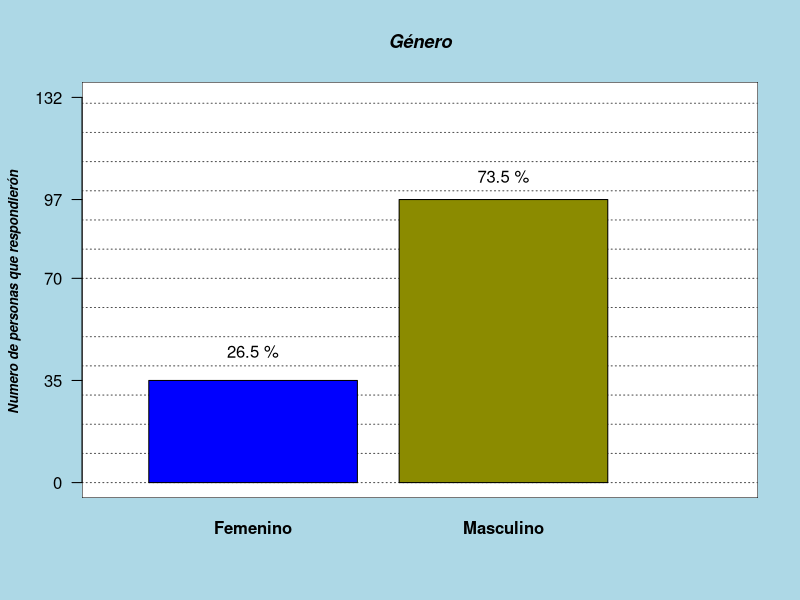
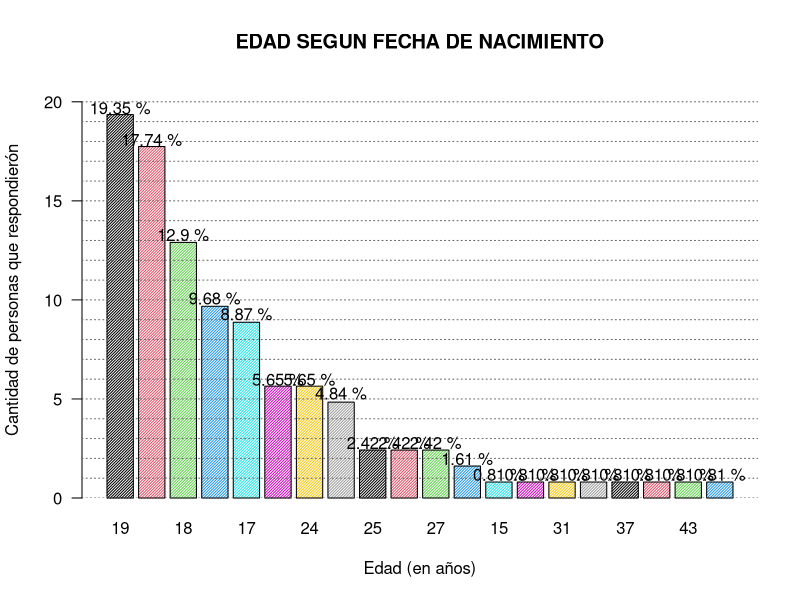
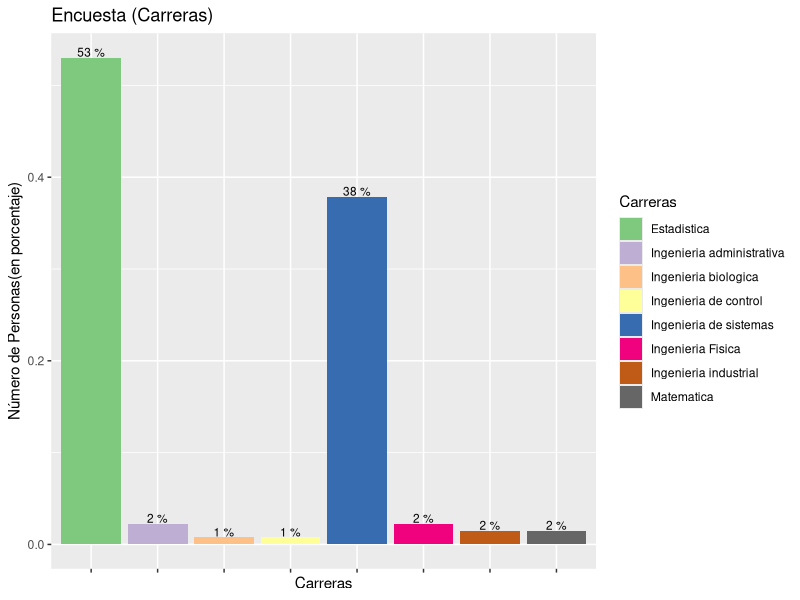
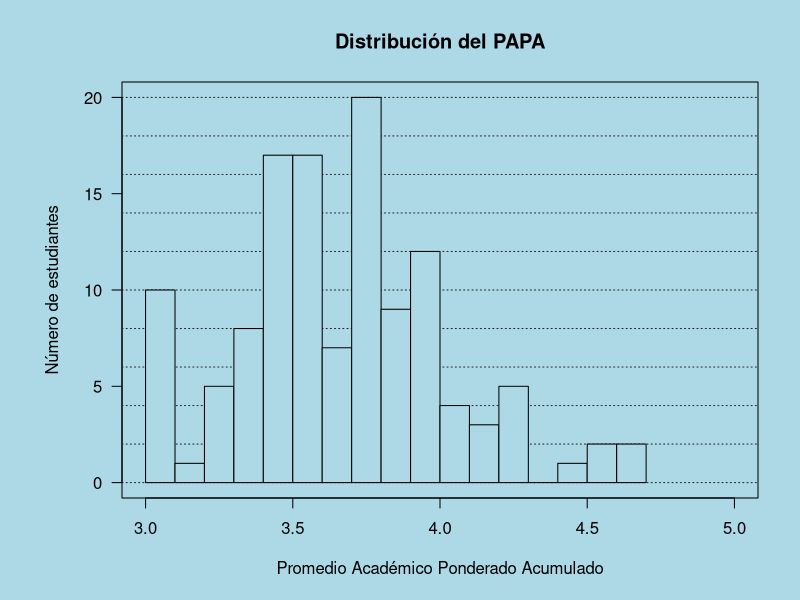
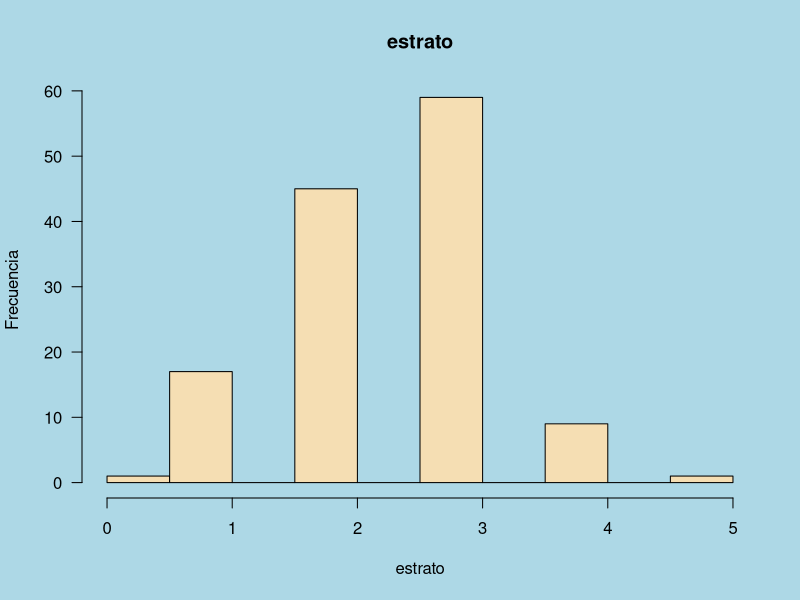
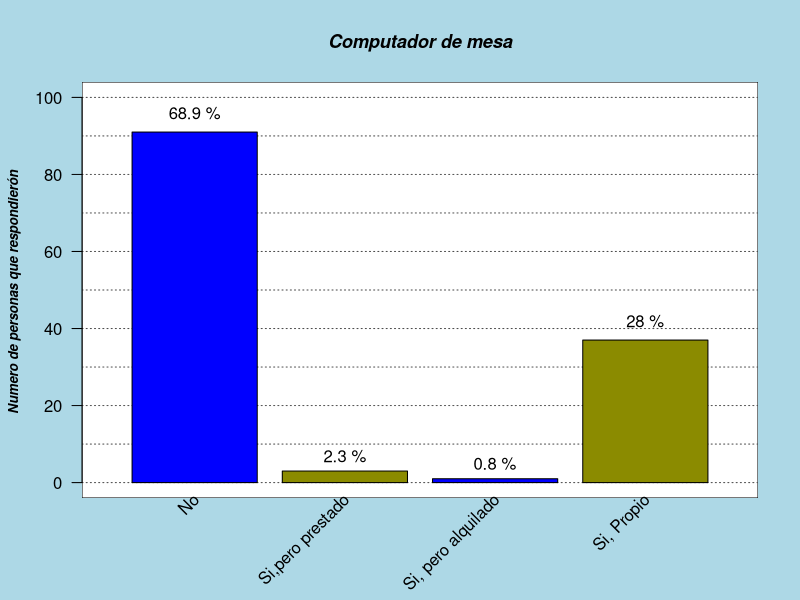
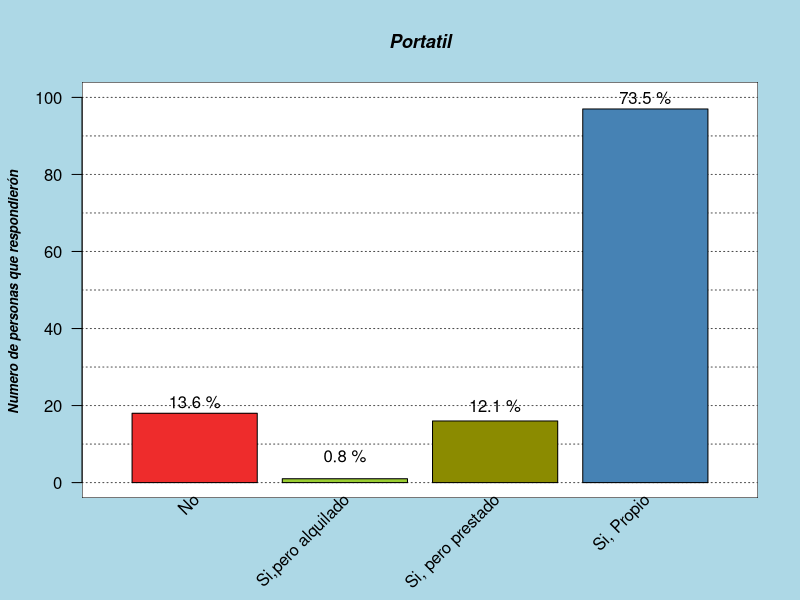
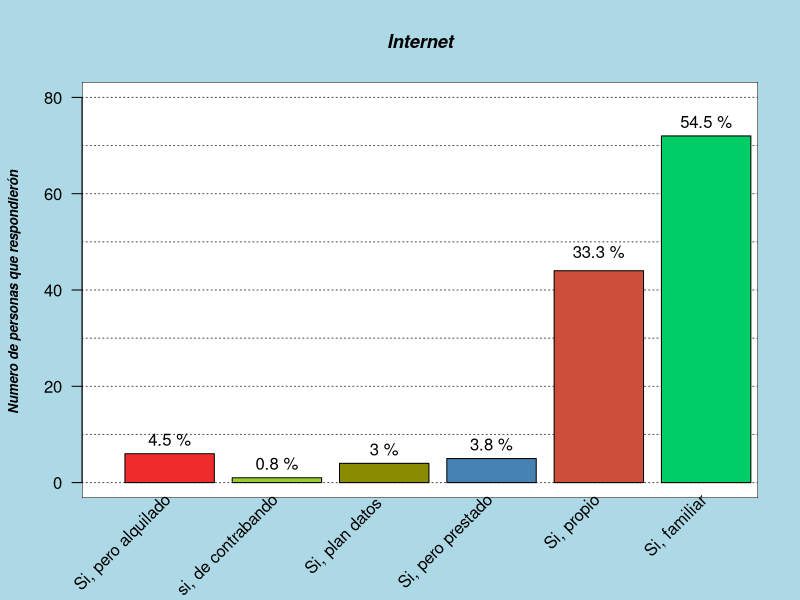

Here is the R script that generated these plots, in order: (Note: this script raises an error after producing the figures.)
## ---- chunk 1
knitr::opts_chunk$set(echo = FALSE,
                      message = FALSE,
                      warning = FALSE)
## ---- chunk 2
#librerias
library(knitr)
library(ggplot2)
library(dplyr)
library(hexbin)
library(tidyverse)
## ---- chunk 3
#archivo con el que se va a trabajar
encuesta <- read.csv2("Encuesta_habitos_dep.csv", 
                       encoding = "UTF-8",
                      header = TRUE,
                       dec = ".")
## ---- chunk 4
genero <- table(encuesta$genero)
kable(genero,col.names = c("Genero","Cantidad de Respuestas"))
## ---- chunk 5
parametros_anterior <- par(no.readonly = TRUE)
#grafica de variable genero

par(bg = "lightblue")
plot(seq(0,3, length.out = 132), seq(0,132, length.out = 132), type="n",
     main   = "Género",
     
     font.main = 4,
     font.lab  = 4,
     cex.main  = 1.1,
     cex.lab   = 0.8,
     cex.sub   = 0.8,
     axes      = FALSE,
     xlab      = " ",
     ylab      = "Numero de personas que respondierón ",
     
     )

rect(par("usr")[1],par("usr")[3],par("usr")[2],par("usr")[4],col="white")

abline(h   = seq(0,132,10), 
       col = rep("grey30",17), 
       lty = 3,
       
       )

#mostramos con barplot la tabla1
grafica_genero <- barplot(genero,
                col       = c("blue", "yellow4"),
                font.axis = 2,
                axes      = FALSE,
                add       = TRUE
                )
axis(2, at = c(0,35,70,97,132),las = 1)

text(grafica_genero,
     c(45,105),
     labels = paste(round((genero/sum(genero)*100),1),"%")
     )

par(parametros_anterior)
## ---- chunk 6
kable(table(encuesta$edad),col.names = c("Edad","Número de Respuestas"))
## ---- chunk 7
a1 <-table(encuesta$edad)
b1 <-a1/sum(a1) * 100
parametros_anterior <- par(no.readonly = TRUE)
colores <-c("#0c67da")
b1<- b1[order(b1, decreasing=TRUE)]
ht <- barplot(b1, 
        las = 1, 
        space = 0.2,
        main = "EDAD SEGUN FECHA DE NACIMIENTO",
        density = 50,
        ylab = "Cantidad de personas que respondierón",
        xlab = "Edad (en años)",
        ylim = c(0,21),
         col = 1:dim(b1))
abline(h = seq(0, 20,1 ), col= rep("grey40",8), lty = 3)
text(ht, c (19.70, 18.1, 13.3, 10.1, 9.3,6,6,5.3,2.8,2.8,2.8,2,1.2,1.2,1.2,1.2,1.2,1.2,1.2,1.2) , labels = paste(round(b1,2),"%"))

par(parametros_anterior)

## ---- chunk 8
a2 <- table(encuesta$Carrera_depurada)
a0 <-a2/sum(a2) * 100
kable(a2,col.names = c("Carrera","Cantidad de Respuestas"))
## ---- chunk 9
t1<- sort(table(encuesta$Carrera_depurada))
ggplot(encuesta, aes(Carrera_depurada,y = (..count..)/sum(..count..), fill=Carrera_depurada)) +
  geom_bar() +
  labs(title="Encuesta (Carreras)",
       x= "Carreras",
       y="Número de Personas(en porcentaje)") +
  scale_x_discrete(labels=NULL) +
  scale_fill_brewer(palette = "Accent",
                    "Carreras") +
  geom_text(stat="count", 
            aes(label = paste(round((..count..)/sum(..count..)*100), "%")),
            position = "stack",
            vjust=-0.1,
            size=3,
            color="black")


## ---- chunk 10
kable(table(encuesta$PAPA),col.names = c("PAPA","Frecuencia"))
## ---- chunk 11
papa <- as.numeric(encuesta$PAPA_depurado)
tabla_papa <- sort(table(papa), decreasing = TRUE)
j <- cbind(papa)
k <- summary(papa)
k

## ---- chunk 12
par(bg = "lightblue")
param_ant <- par(no.readonly = TRUE)
par(mar = param_ant$mar + c(0, 2, 0, 0))
plot(c(3, 5), c(0, 20), type = "n", xlab = "", ylab = "",
     las = 1)
title(main = "Distribución del PAPA",
     xlab = "Promedio Académico Ponderado Acumulado",
     ylab = "Número de estudiantes")
abline(h = seq(0, 20, 2), col = "gray15", lty = 9)
hist(encuesta$PAPA, nclass = 20,
     col = "lightblue",
     add = TRUE)
par(param_ant)
## ---- chunk 13
estrato_tabla <- table(encuesta$estrato_depurado)
kable(estrato_tabla,col.names = c("Estrato","Respuestas"))
## ---- chunk 14
estrato <- as.numeric(encuesta$estrato_depurado)
j <- cbind(estrato)
k <- summary(estrato)
k
## ---- chunk 15
estrato <- as.numeric(encuesta$estrato_depurado)
tabla_estrato <- sort(table(estrato), decreasing = TRUE)
parametros_anterior <- par(no.readonly = TRUE)



par(bg = "lightblue")

hist(estrato, main = "estrato",
     xlab = "estrato", ylab = "Frecuencia",
     border = "black",
     col = "wheat",
     las =1,
     xlim = c(0,5))

par(parametros_anterior)
## ---- chunk 16
computador_Mesa <- table(encuesta$computador_mesa)
kable(computador_Mesa,col.names = c("Repuesta","Cantidad de Respuestas"))
## ---- chunk 17
parametros_anterior <- par(no.readonly = TRUE)

par(bg = "lightblue")

plot(seq(0,10, length.out = 60), seq(0,6, length.out = 60), type="n",
     main   = "Computador de mesa",
     
     font.main = 4,
     font.lab  = 4,
     cex.main  = 1.1,
     cex.lab   = 0.8,
     cex.sub   = 0.8,
     axes      = FALSE,
     xlab      = " ",
     ylab      = "Numero de personas que respondierón ",
     xlim = c(0,5),
     ylim = c(0,100)
     )

rect(par("usr")[1],par("usr")[3],par("usr")[2],par("usr")[4],col="white")

abline(h   = seq(0,100,10), 
       col = rep("grey30",17), 
       lty = 3,
       
       )

Barras_computador <- barplot(computador_Mesa,
                col       = c("blue", "yellow4"),
                font.axis = 2,
                axes      = FALSE,
                add       = TRUE,
                xlim = c(0,5),
                names.arg = ""
                )
axis(2, at = c(),las = 1)

text(Barras_computador,
     c(96,7,5,42),
     labels = paste(round((computador_Mesa/sum(computador_Mesa)*100),1),"%")
     )

text(Barras_computador+0.1,
     par("usr")[3],0.4,
     labels = c("No","Si,pero prestado","Si, pero alquilado","Si, Propio"),
     srt = 45,
     pos = 2,
     xpd = TRUE)

par(parametros_anterior)
## ---- chunk 18
Portatil <- table(encuesta$portatil)
kable(Portatil,col.names = c("Respuesta","Cantidad de respuestas"))
## ---- chunk 19
parametros_anterior <- par(no.readonly = TRUE)
#Grafica variable portatil

par(bg = "lightblue")
plot(seq(0,10, length.out = 60), seq(0,6, length.out = 60), type="n",
     main   = "Portatil",
     
     font.main = 4,
     font.lab  = 4,
     cex.main  = 1.1,
     cex.lab   = 0.8,
     cex.sub   = 0.8,
     axes      = FALSE,
     xlab      = " ",
     ylab      = "Numero de personas que respondierón ",
     xlim = c(0,5),
     ylim = c(0,100)
     )

rect(par("usr")[1],par("usr")[3],par("usr")[2],par("usr")[4],col="white")

abline(h   = seq(0,100,10), 
       col = rep("grey30",17), 
       lty = 3,
       
       )


Barras_Portatil <- barplot(Portatil,
                           col       = c("firebrick2", "olivedrab3", "yellow4", "steelblue"),
                font.axis = 2,
                axes      = FALSE,
                add       = TRUE,
                xlim = c(0,5),
                names.arg = ""
                )
axis(2, at = c(),las = 1)

text(Barras_Portatil,
     c(21,7,20,100),
     labels = paste(round((Portatil/sum(Portatil)*100),1),"%")
     )

text(Barras_Portatil+0.1,
     par("usr")[3],0.4,
     labels = c("No","Si,pero alquilado","Si, pero prestado","Si, Propio"),
     srt = 45,
     pos = 2,
     xpd = TRUE)

par(parametros_anterior)

## ---- chunk 20
internet <- table(encuesta$internet)
kable(internet,col.names = c("Respuestas","Cantidad de respuestas"))
## ---- chunk 21
parametros_anterior <- par(no.readonly = TRUE)
#Grafica variable internet

par(bg = "lightblue")
plot(seq(0,10, length.out = 60), seq(0,6, length.out = 60), type="n",
     main   = "Internet",
     
     font.main = 4,
     font.lab  = 4,
     cex.main  = 1.1,
     cex.lab   = 0.8,
     cex.sub   = 0.8,
     axes      = FALSE,
     xlab      = " ",
     ylab      = "Numero de personas que respondierón ",
     xlim = c(0,7),
     ylim = c(0,80)
     )

rect(par("usr")[1],par("usr")[3],par("usr")[2],par("usr")[4],col="white")

abline(h   = seq(0,100,10), 
       col = rep("grey30",17), 
       lty = 3,
       
       )


Barras_internet <- barplot(internet,
                           col       = c("firebrick2", "olivedrab3", "yellow4", "steelblue", "tomato3", "springgreen3"),
                font.axis = 2,
                axes      = FALSE,
                add       = TRUE,
                xlim = c(0,5),
                names.arg = ""
                )
axis(2, at = c(),las = 1)

text(Barras_internet,
     c(9, 4, 7, 8, 48, 75),
     labels = paste(round((internet/sum(internet)*100),1),"%")
     )

text(Barras_internet+0.1,
     par("usr")[3],0.4,
     labels = c("Si, pero alquilado", "si, de contrabando","Si, plan datos ","Si, pero prestado", "Si, propio", "Si, familiar"),
     srt = 45,
     pos = 2,
     xpd = TRUE)

par(parametros_anterior)

## ---- chunk 22
Smartphone <- table(encuesta$smartphone)
kable(Smartphone,col.names = c("Repsuesta","cantidad de respuestas"))
## ---- chunk 23
parametros_anterior <- par(no.readonly = TRUE)
#Grafica variable Smartphone

par(bg = "lightblue")
plot(seq(0,10, length.out = 60), seq(0,6, length.out = 60), type="n",
     main   = "Smartphone",
     
     font.main = 4,
     font.lab  = 4,
     cex.main  = 1.1,
     cex.lab   = 0.8,
     cex.sub   = 0.8,
     axes      = FALSE,
     xlab      = " ",
     ylab      = "Numero de personas que respondierón ",
     xlim = c(0,6),
     ylim = c(0,140)
     )

rect(par("usr")[1],par("usr")[3],par("usr")[2],par("usr")[4],col="white")

abline(h   = seq(0,140,20), 
       col = rep("grey30",17), 
       lty = 3,
       
       )


Barras_smartphone <- barplot(Smartphone,
                           col       = c("firebrick2", "olivedrab3", "yellow4", "steelblue"),
                font.axis = 2,
                axes      = FALSE,
                add       = TRUE,
                xlim = c(0,5),
                names.arg = ""
                )
axis(2, at = c(),las = 1)

text(Barras_smartphone,
     c(5, 5, 5, 7, 133),
     labels = paste(round((Smartphone/sum(Smartphone)*100),1),"%")
     )

text(Barras_smartphone+0.1,
     par("usr")[3],0.4,
     labels = c("No Respondio", "NO", "Si, pero alquilado", "Si, pero prestado ","Si, propio"),
     srt = 45,
     pos = 2,
     xpd = TRUE)
par(parametros_anterior)

## ---- chunk 24
Origen_depurado <- with(encuesta, c(Origen1, Origen2, Origen3))
origen <- sort(table(Origen_depurado), decreasing = TRUE)
kable(origen,col.names = c("Origen","Respuestas"))
## ---- chunk 25
#Grafica variable Origen covid 19

parametros_anterior <- par(no.readonly = TRUE)

par(bg = "lightblue")
plot(seq(0,10, length.out = 60), seq(0,6, length.out = 60), type="n",
     main   = "Origen covid 19",
     
     font.main = 4,
     font.lab  = 4,
     cex.main  = 1.1,
     cex.lab   = 0.8,
     cex.sub   = 0.8,
     axes      = FALSE,
     xlab      = " ",
     ylab      = "Numero de personas que respondierón ",
     xlim = c(0,6),
     ylim = c(0,80)
     )

rect(par("usr")[1],par("usr")[3],par("usr")[2],par("usr")[4],col="white")

abline(h   = seq(0,80,10), 
       col = rep("grey30",17), 
       lty = 3
       )

Barras_origen <- barplot(origen,
                           col = c("turquoise2", "violet", "lawngreen", "lightpink1", "orange"),
                font.axis = 2,
                axes      = FALSE,
                add       = TRUE,
                xlim = c(0,5),
                names.arg = ""
                )
axis(2, at = c(),las = 1)

text(Barras_origen,
     c(77, 50, 18, 11, 6),
     labels = paste(round((origen/sum(origen)*100),1),"%")
     )

text(Barras_origen+0.1,
     par("usr")[3],0.4,
     labels = "",
     srt = 45,
     pos = 2,
     xpd = TRUE)

legend(Barras_origen[2, 1] +1 , 80, legend = c("Fue un resultado de pasar el virus 
de animales a los humanos ",
" Fue fabricado en un laboratorio ", 
"No respondio",
"Es una conspiración",
"No es real, es un pretexto de
los gobiernos del mundo"),
       col = c("turquoise2", "violet", "lawngreen", "lightpink1", "orange"),
       pch = 17)

par(parametros_anterior)
## ---- chunk 26
Estado_gov <- table(encuesta$estad_gov)
kable(Estado_gov,col.names = c("Respuesta","Número de Respuestas"))
## ---- chunk 27
parametros_anterior <- par(no.readonly = TRUE)
#Grafica variable Estado gov

par(bg = "lightblue")
plot(seq(0,10, length.out = 60), seq(0,6, length.out = 60), type="n",
     main   = "Estado Gov",
     
     font.main = 4,
     font.lab  = 4,
     cex.main  = 1.1,
     cex.lab   = 0.8,
     cex.sub   = 0.8,
     axes      = FALSE,
     xlab      = " ",
     ylab      = "Numero de personas que respondierón ",
     xlim = c(0,4),
     ylim = c(0,100)
     )

rect(par("usr")[1],par("usr")[3],par("usr")[2],par("usr")[4],col="white")

abline(h   = seq(0,100,10), 
       col = rep("grey30",17), 
       lty = 3,
       
       )

Barras_Estado <- barplot(Estado_gov,
                           col = c("lightblue", "lemonchiffon", "greenyellow"),
                font.axis = 2,
                axes      = FALSE,
                add       = TRUE,
                xlim = c(0,5),
                names.arg = ""
                )
axis(2, at = c(),las = 1)

text(Barras_Estado,
     c(5, 5),
     labels = paste(round((Estado_gov/sum(Estado_gov)*100),1),"%")
     )

text(Barras_Estado+0.1,
     par("usr")[3],0.4,
     labels = c("No", "No respindio", "si"),
     srt = 45,
     pos = 2,
     xpd = TRUE)

par(parametros_anterior)

## ---- chunk 28
combinar<- with(encuesta, c(habito_1,habito_2,habito_3,habito_4
                          ,habito_5,habito_6,habito_7,habito_8,habito_9
                          ,habito_10,habito_11,habito_12,habito_13,habito_14
                          ,habito_15,habito_16,habito_17))

tabla <- sort(table(combinar))
kable(tabla,col.names = c("Habito","Número de respuestas"))

## ---- chunk 29
par(bg = "lightblue")
par(mar=c(4,23.9,1,1))
graficaber <-barplot(tabla, las = 2, cex.names = 0.7,cex.axis = 1,horiz = TRUE,xlim = c(0,130),
                     col = c("cyan","darkred","blue","yellow","violet","tomato"))

text(c(25,34,35,44,50,55,55,60,60,68,68,70,78,80,85,85,91,93,105,108,113)+1,graficaber,
     labels = paste(round(tabla/sum(tabla)*100,2),"%")
     )


## ---- chunk 30
tabla9<- sort(table(encuesta$aleatorio))
kable(tabla9,col.names = c("Valor Aleatorio","Frecuencia"))
## ---- chunk 31
par(bg = "lightblue")
grafica9<-barplot(tabla9,las=2,col = c("cyan","darkred","blue","yellow","violet","tomato"),ylim = c(0,40), las =1)

text(grafica9,
     c(8,10,11,11,12,12,15,16,21,36),
     labels = paste(round((tabla9/sum(tabla9)*100),1),"%")
     )
## ---- chunk 32
par(bg = "lightblue")
ggplot(encuesta, aes(genero,PAPA,col = genero)) +
  geom_point(size = 2) +
  geom_smooth(se = FALSE)
## ---- chunk 33
par(bg = "lightblue")
ggplot(encuesta ,aes(x=edad,y=papa,col=PAPA))+
  geom_point(size = 2)+theme(axis.text.x = element_text(angle = 90, hjust = 1))

## ---- chunk 34
par(bg = "lightblue")
ggplot(encuesta, aes( PAPA,Carrera_depurada,col = Carrera_depurada)) +
  geom_point(size = 2) +
  geom_smooth(se = FALSE)
## ---- chunk 35
ggplot(encuesta, aes( estrato,PAPA,col = PAPA)) +
  geom_point(size = 2) +
  geom_smooth(se = FALSE)
## ---- chunk 36
Computador_mesa1 <- tapply(encuesta$PAPA_depurado, encuesta$computador_mesa, mean, na.rm = TRUE)
## ---- chunk 37
parametros_anterior <- par(no.readonly = TRUE)

par(bg = "lightblue")


par(mar = parametros_anterior$mar + c(16, 10, 0, 0),
    las = 2,
    xaxt = "n",
    yaxt = "n")

with(encuesta, boxplot(PAPA_depurado ~ computador_mesa,
                       xlab = "",
                       notch = TRUE,
                       varwidth = TRUE,
                       col = c("darkseagreen2", "darkslategray2", "lavenderblush2", "lightpink1")))
     

title(main = "PAPA con computador de mesa ")

text(1:length(Computador_mesa1),
     par("usr")[3] - 0.2,
     labels = names(Computador_mesa1),
     srt = 45,
     pos = 2,
     xpd = TRUE)

text(par("usr")[1] - 0.4,
     seq(3, max(encuesta$PAPA_depurado, na.rm = TRUE), 
         0.2),
     labels = formatC(seq(3, max(encuesta$PAPA_depurado, na.rm = TRUE), 0.2),
                      digits = 1,
                      width = 3,
                      format = "f",
                      flag = "0"),
     xpd = TRUE)

axis(side = 2, 
     at = seq(3, max(encuesta$PAPA_depurado, na.rm = TRUE), 0.2))

mtext("computador de mesa", 
      las = 1, 
      side = 1, line = 8)
abline(h = mean(encuesta$PAPA_depurado, na.rm = TRUE),
       col = "blue")

par(parametros_anterior)
## ---- chunk 38
portatil1 <- tapply(encuesta$PAPA_depurado, encuesta$portatil, mean, na.rm = TRUE)
## ---- chunk 39
parametros_anterior <- par(no.readonly = TRUE)

par(bg = "lightblue")

par(mar = parametros_anterior$mar + c(16, 10, 0, 0),
    las = 2,
    xaxt = "n",
    yaxt = "n")

with(encuesta, boxplot(PAPA_depurado ~ portatil,
                       xlab = "",
                       notch = TRUE,
                       varwidth = TRUE,
                       col = c("darkolivegreen1", "darkslategray3", "khaki1", "lightsalmon")))
     

title(main = "PAPA con la variable Portatil")

text(1:length(portatil1),
     par("usr")[3] - 0.2,
     labels = names(portatil1),
     srt = 45,
     pos = 2,
     xpd = TRUE)

text(par("usr")[1] - 0.4,
     seq(3, max(encuesta$PAPA_depurado, na.rm = TRUE), 
         0.2),
     labels = formatC(seq(3, max(encuesta$PAPA_depurado, na.rm = TRUE), 0.2),
                      digits = 1,
                      width = 3,
                      format = "f",
                      flag = "0"),
     xpd = TRUE)

axis(side = 2, 
     at = seq(3, max(encuesta$PAPA_depurado, na.rm = TRUE), 0.2))

mtext("portatil", 
      las = 1, 
      side = 1, line = 8)
abline(h = mean(encuesta$PAPA_depurado, na.rm = TRUE),
       col = "blue")

par(parametros_anterior)
## ---- chunk 40
Internet1 <- tapply(encuesta$PAPA_depurado, encuesta$internet, mean, na.rm = TRUE)
## ---- chunk 41

parametros_anterior <- par(no.readonly = TRUE)

par(bg = "lightblue")

par(mar = parametros_anterior$mar + c(16, 10, 0, 0),
    las = 2,
    xaxt = "n",
    yaxt = "n")

with(encuesta, boxplot(PAPA_depurado ~ internet,
                       xlab = "",
                       notch = TRUE,
                       varwidth = TRUE,
                       col = c("mediumspringgreen", "navajowhite", "lightsteelblue1", "rosybrown1", "gold", "darkorchid1")))
     

title(main = "PAPA con la variable internet")

text(1:length(Internet1),
     par("usr")[3] - 0.2,
     labels = names(Internet1),
     srt = 45,
     pos = 2,
     xpd = TRUE)

text(par("usr")[1] - 0.4,
     seq(3, max(encuesta$PAPA_depurado, na.rm = TRUE), 
         0.2),
     labels = formatC(seq(3, max(encuesta$PAPA_depurado, na.rm = TRUE), 0.2),
                      digits = 1,
                      width = 3,
                      format = "f",
                      flag = "0"),
     xpd = TRUE)

axis(side = 2, 
     at = seq(3, max(encuesta$PAPA_depurado, na.rm = TRUE), 0.2))

mtext("INTERNET", 
      las = 1, 
      side = 1, line = 8)
abline(h = mean(encuesta$PAPA_depurado, na.rm = TRUE),
       col = "blue")

par(parametros_anterior)
## ---- chunk 42
smartphone1 <- tapply(encuesta$PAPA_depurado, encuesta$smartphone, mean, na.rm = TRUE)
## ---- chunk 43
parametros_anterior <- par(no.readonly = TRUE)

par(bg = "lightblue")


par(mar = parametros_anterior$mar + c(16, 10, 0, 0),
    las = 2,
    xaxt = "n",
    yaxt = "n")

with(encuesta, boxplot(PAPA_depurado ~ smartphone,
                       xlab = "",
                       notch = TRUE,
                       varwidth = TRUE,
                       col = c("red", "green", "yellow", "gold", "darksalmon")))
     

title(main = "PAPA la variable smartphone ")

text(1:length(smartphone1),
     par("usr")[3] - 0.2,
     labels = names(smartphone1),
     srt = 45,
     pos = 2,
     xpd = TRUE)

text(par("usr")[1] - 0.4,
     seq(3, max(encuesta$PAPA_depurado, na.rm = TRUE), 
         0.2),
     labels = formatC(seq(3, max(encuesta$PAPA_depurado, na.rm = TRUE), 0.2),
                      digits = 1,
                      width = 3,
                      format = "f",
                      flag = "0"),
     xpd = TRUE)

axis(side = 2, 
     at = seq(3, max(encuesta$PAPA_depurado, na.rm = TRUE), 0.2))

mtext("smartphone", 
      las = 1, 
      side = 1, line = 8)
abline(h = mean(encuesta$PAPA_depurado, na.rm = TRUE),
       col = "blue")

par(parametros_anterior)
## ---- chunk 44
library(hexbin)
par(bg = "lightblue")
ggplot(encuesta,aes(estad_gov,(PAPA_depurado))) +
  geom_hex() +
  
  labs(title="Diagrama de dispersión",
       subtitle= "Encuesta estad_gov",
       x="Respuestas",
       y="PAPA") +
  scale_fill_continuous("estad_gov") +
  theme_classic()

## ---- chunk 45
par(bg = "lightblue")
ll<-  encuesta$PAPA
cc<- sort(ll)
mm<-median(cc)
d2<- pivot_longer(encuesta,Origen1:Origen3,
                  names_to = "Numero de Origenes",
                  values_to = "Origenes_cov",
                  values_drop_na = T)
parametros_anterior <- par(no.readonly = TRUE)
par(mar=parametros_anterior$mar + c(0, 30 , 0, 0))
with(encuesta, boxplot(PAPA ~ origen_covid_19, data=d2, las=1,
                        xlab = "Promedio Arimetico Ponderado Acumulado (PAPA)",
                        ylab = "",
                        names.arg = "",
                        notch = TRUE,
                        main="Encuesta (origen_covid_19)",
                        horizontal = T,
                        varwidth = TRUE,
                       cex.text =0.7,
                       col = 18:dim(b1),
                       density = 50))

abline( v = median(cc),col = "blue", lwd=2)



par(parametros_anterior)

## ---- chunk 46
par(bg = "lightblue")
d1<- pivot_longer(encuesta,habito_1:habito_17,
                  names_to = "Numero de habitos",
                  values_to = "habito",
                  values_drop_na = T)
ll<-  encuesta$PAPA
cc<- sort(ll)
mm<-median(cc)
parametros_anterior <- par(no.readonly = TRUE)
par(mar=parametros_anterior$mar + c(0, 30 , 0, 0))


with(encuesta, boxplot(PAPA ~ habito, data=d1, las=1,
                        xlab = "Promedio Arimetico Ponderado Acumulado (PAPA)",
                        ylab = "",
                        notch = TRUE,
                        horizontal = T,
                        varwidth = TRUE,
                       cex.text =0.7,
                       main = "Encuesta (Habitos)",
                       col = 18:dim(b1),
                       density = 50))

abline( v = median(cc),col = "red", lwd=2)


par(parametros_anterior)
## ---- chunk 47

 ggplot(encuesta, aes(aleatorio,PAPA ,col = aleatorio)) +
 geom_point(size = 3) +
 geom_smooth(se = T)
